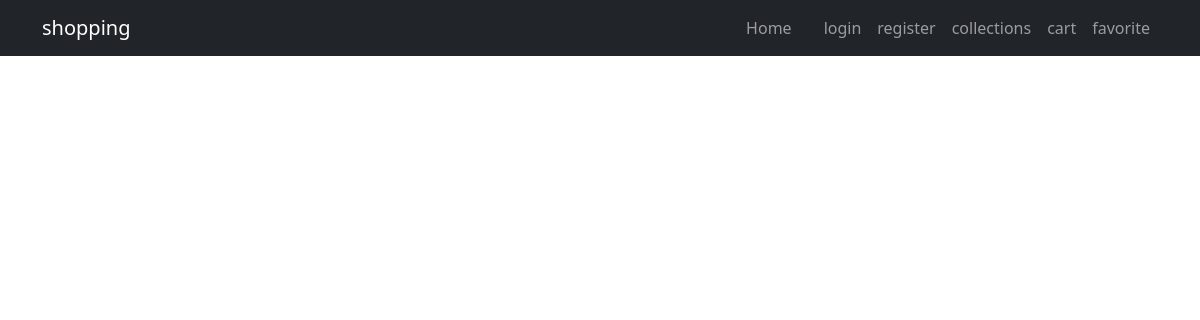
The page /collection/3 on the database as committed earlier.
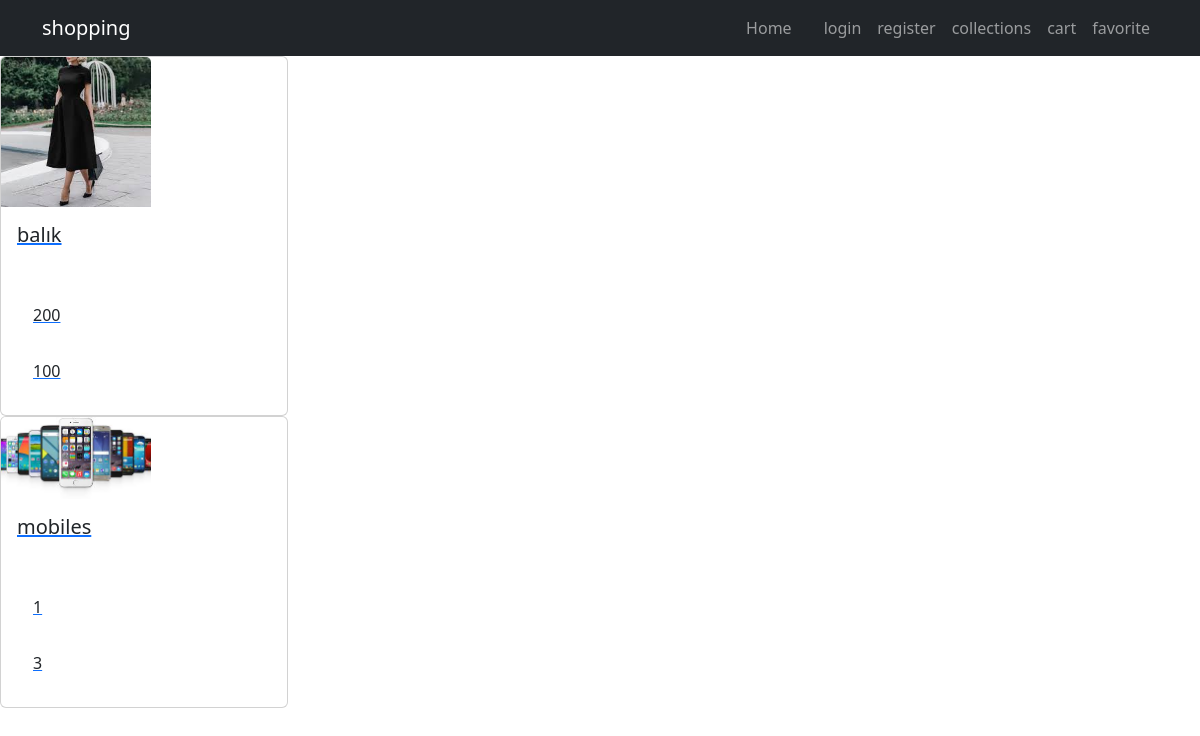
The same page on the database as committed later.
### shop/models.py (models this page shows, shortened)
class Product(models.Model):
    categories=models.ForeignKey(Catagorys,blank=True,on_delete=models.CASCADE,default=1)
    name=models.CharField(max_length=200)
    vendor=models.CharField(max_length=200)
    image=models.ImageField(upload_to="images")
    quantity=models.IntegerField()
    original_price=models.IntegerField()
    selling_price=models.IntegerField()
    description=models.TextField()
    status=models.BooleanField()
    slug=models.SlugField(null=False,blank=True,unique=True,db_index=True,editable=False)

### shop/views.py (the view)
# urls.py: path("collection/<int:pk>",views.collection_detail,name="collection_detail"),
def collection_detail(request,pk):
    category = Catagorys.objects.get(id=pk)
    products = Product.objects.filter(categories=category)
    context = {
        'category': category,
        'products': products
    }
    return render(request,"shop/collection_detail.html",context=context)

### shop/templates/shop/collection_detail.html
{% extends 'base.html' %}
{% block content %}
{% for collec in products %}
<a href="{% url 'product_detail' collec.slug %}">
    <div class="card" style="width: 18rem;">
        <img style="width:150px" src="{{collec.image.url}}" class="card-img-top" alt="...">
        <div class="card-body">
        <h5 class="card-title">{{collec.name}}</h5>
        </div>
        <div class="card-body">
            <div class="col">
                <div class="p-3">{{collec.original_price}}</div>
              </div>
              <div class="col">
                <div class="p-3">{{collec.selling_price}}</div>
              </div>
        </div>
    </div>
</a>
{% endfor %}
{% endblock content %}

### shop/templates/base.html (shortened to what this page needs)
{% load static %}
<!DOCTYPE html>
<html lang="en">
<head>
    <link rel="stylesheet" href="https://cdn.jsdelivr.net/npm/bootstrap@5.3.0-alpha3/dist/css/bootstrap.min.css">
</head>
<body>
    {% include 'navbar.html' %}
    {% block content %}
    {% endblock content %}
</body>
</html>

### shop/templates/navbar.html (shortened to what this page needs)
<nav class="navbar navbar-dark bg-dark navbar-expand-lg">
    <div class="container">
        <a class="navbar-brand" href="{% url 'home' %}">shopping</a>
        <ul class="navbar-nav ms-auto">
            <li class="nav-item">
                <a class="nav-link " href="{% url 'home' %}">Home</a>
            </li>
            <li class="nav-item">
                <a class="nav-link" href="">{{user.username}}</a>
              </li>
              {% if  request.is_authenticated %}
                <li class="nav-item">
                  <a class="nav-link" href="{% url 'logout' %}">Logout</a>
                </li>
              {% else %}
                <li class="nav-item">
                  <a class="nav-link" href="{% url 'login' %}">login</a>
                </li>
                <li class="nav-item">
                  <a class="nav-link" href="{% url 'register' %}">register</a>
                </li>
              {% endif %}
            <li class="nav-item">
                <a class="nav-link" href="{% url 'collection' %}">collections</a>
            </li>
            <li class="nav-item">
              <a class="nav-link"  href="">cart</a>
            </li>
            <li class="nav-item">
              <a class="nav-link" href="{% url 'favourite' %}">favorite</a>
            </li>
        </ul>
      </div>
  </nav>

Rows that differ between the two databases and show on the page:
now on this page (row edited): Product: image (picture), name "balık", original_price "200", selling_price "100"
added Product: image (picture), name "mobiles", original_price "1", selling_price "3"
